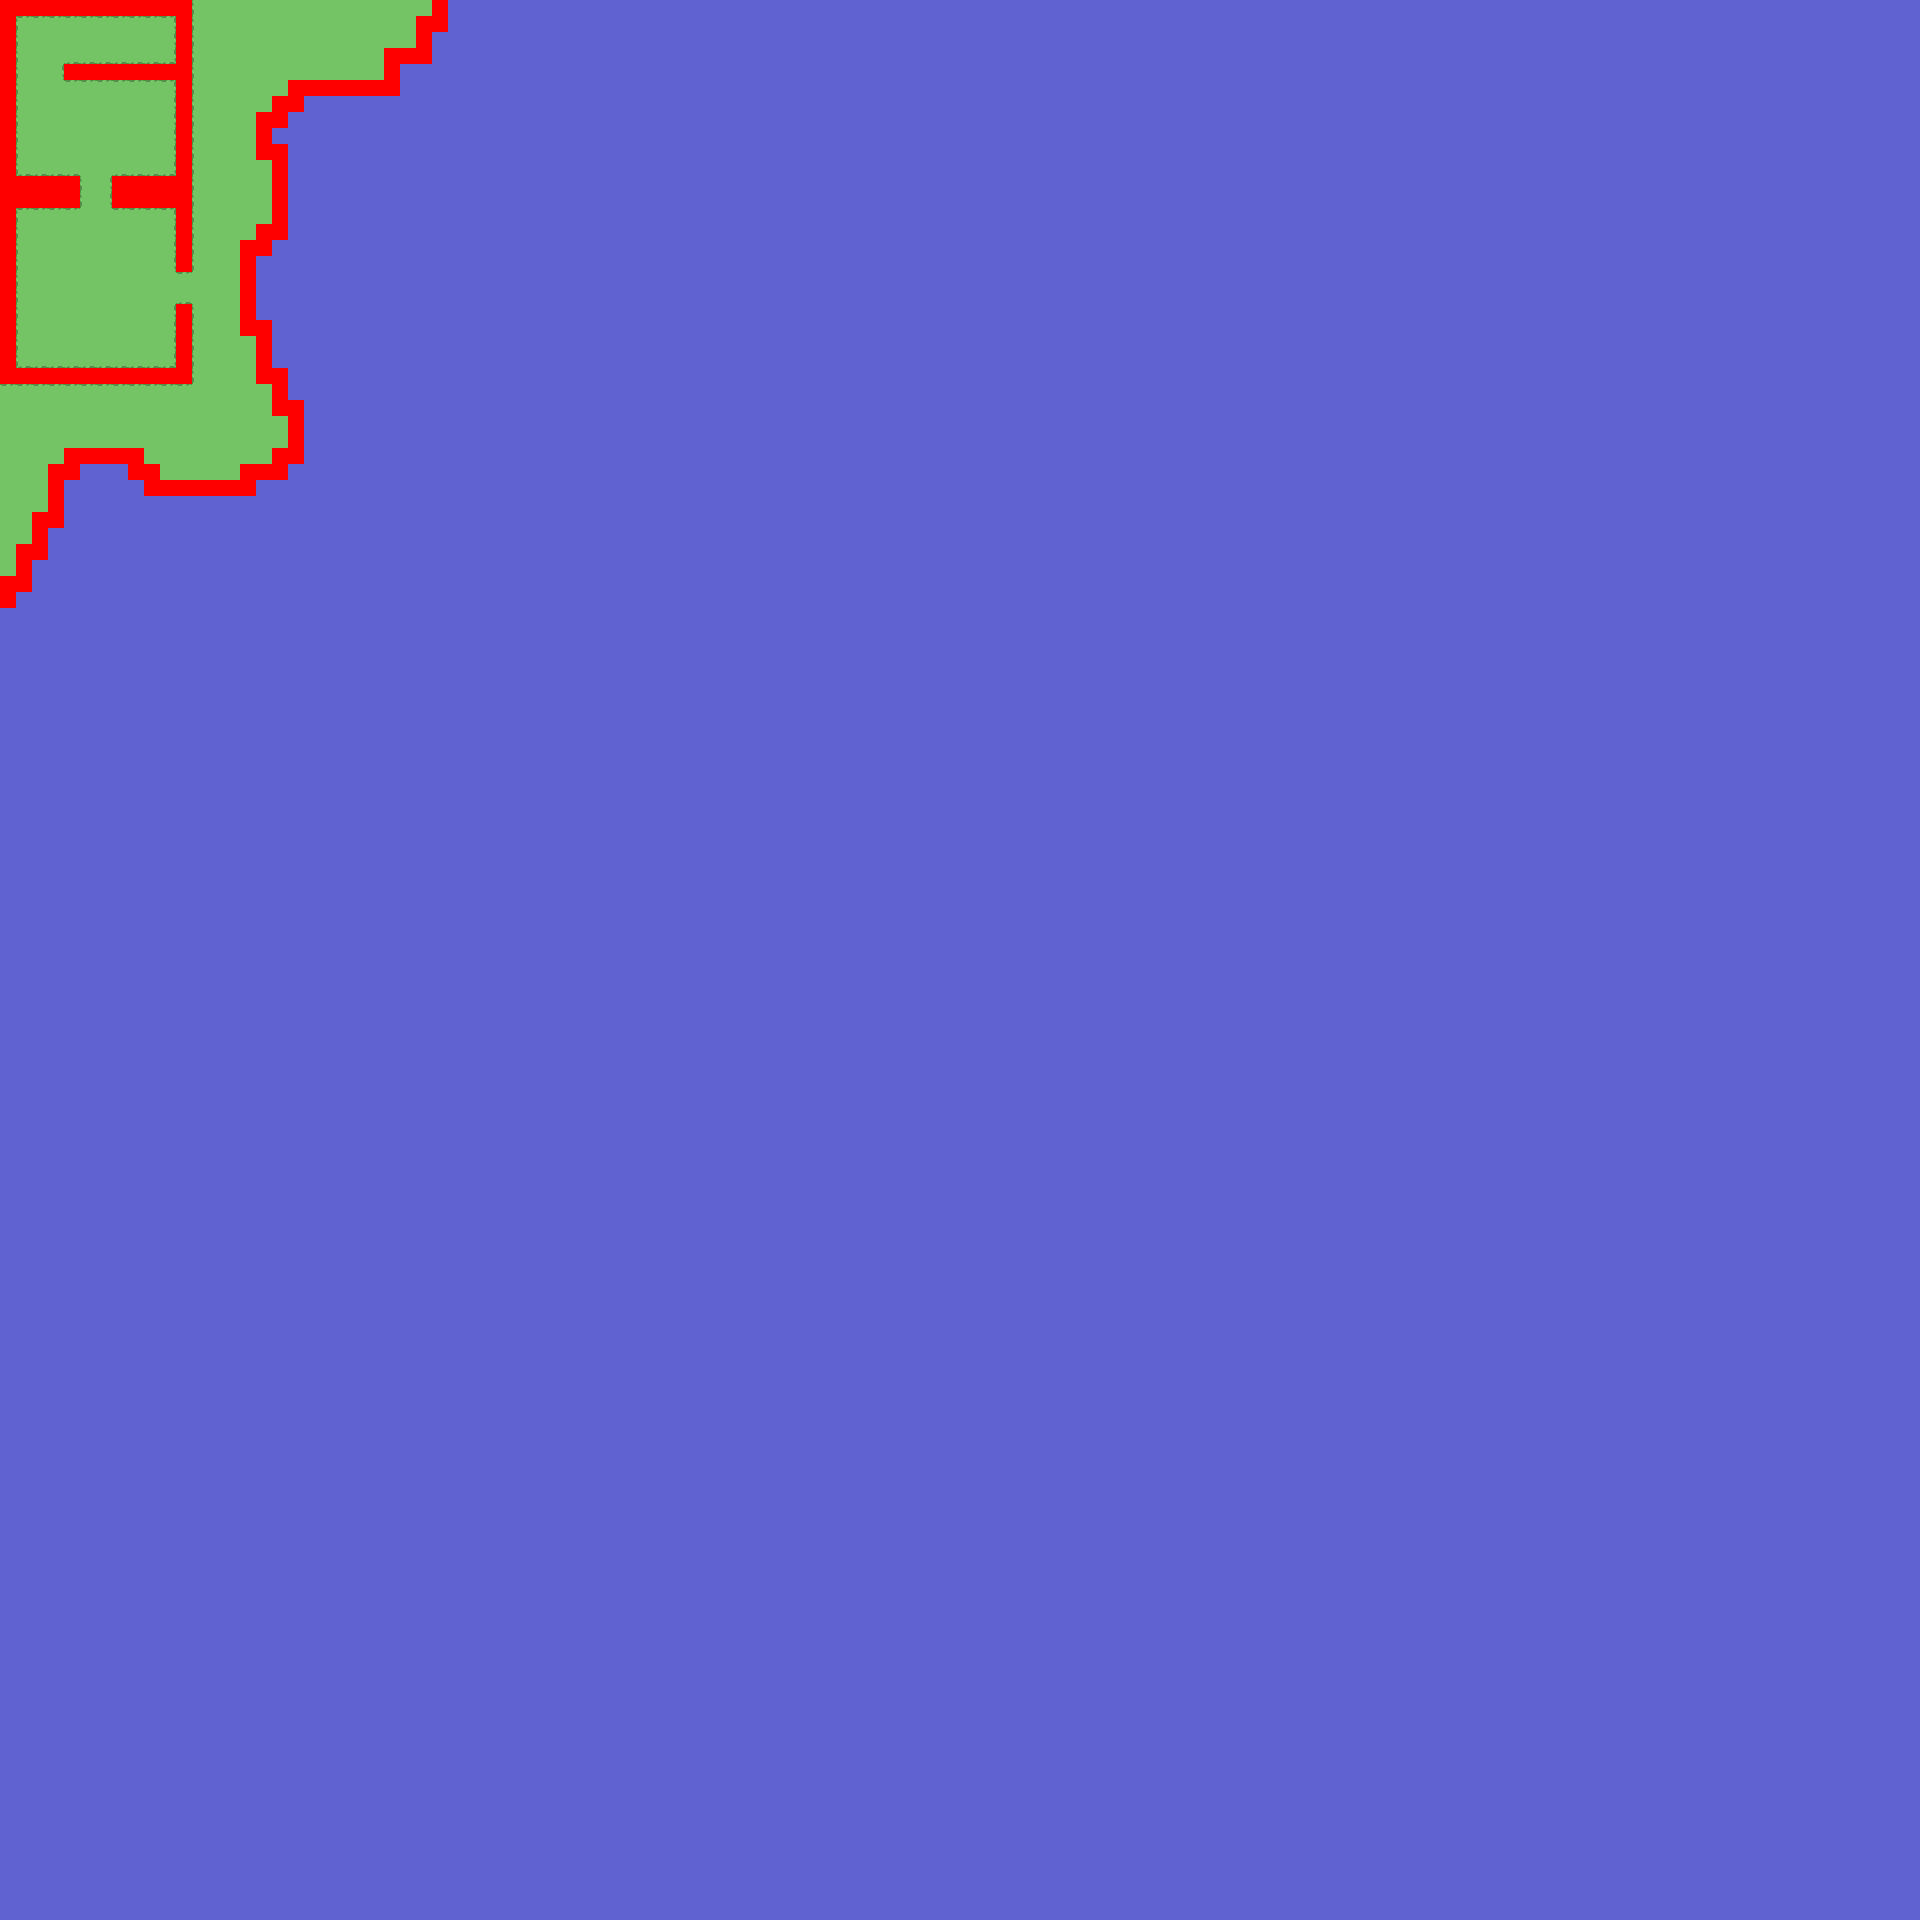

The image is a tile-based game level rendered from a .tmx file. Its description and source (layers, tilesets, objects; grid data summarised) follow:
An orthogonal 120x120 tile map with 16x16 px tiles, 2 tile layers (Tile Layer 1, Collision).

<map version="1.0" orientation="orthogonal" renderorder="right-down" width="120" height="120" tilewidth="16" tileheight="16" nextobjectid="1">
 <tileset firstgid="1" name="Tiles" tilewidth="16" tileheight="16" tilecount="256" columns="16">
  <image source="tiles.png" width="256" height="256" />
  <tile id="100">
   <properties>
    <property name="flowerness" value="100" />
   </properties>
  </tile>
 </tileset>
 <layer name="Tile Layer 1" width="120" height="120">
  <data>[14400 cells, 14400 non-empty, 19 distinct tile ids]</data>
 </layer>
 <layer name="Collision" width="120" height="120">
  <data>[14400 cells, 166 non-empty, 1 distinct tile ids]</data>
 </layer>
</map>
